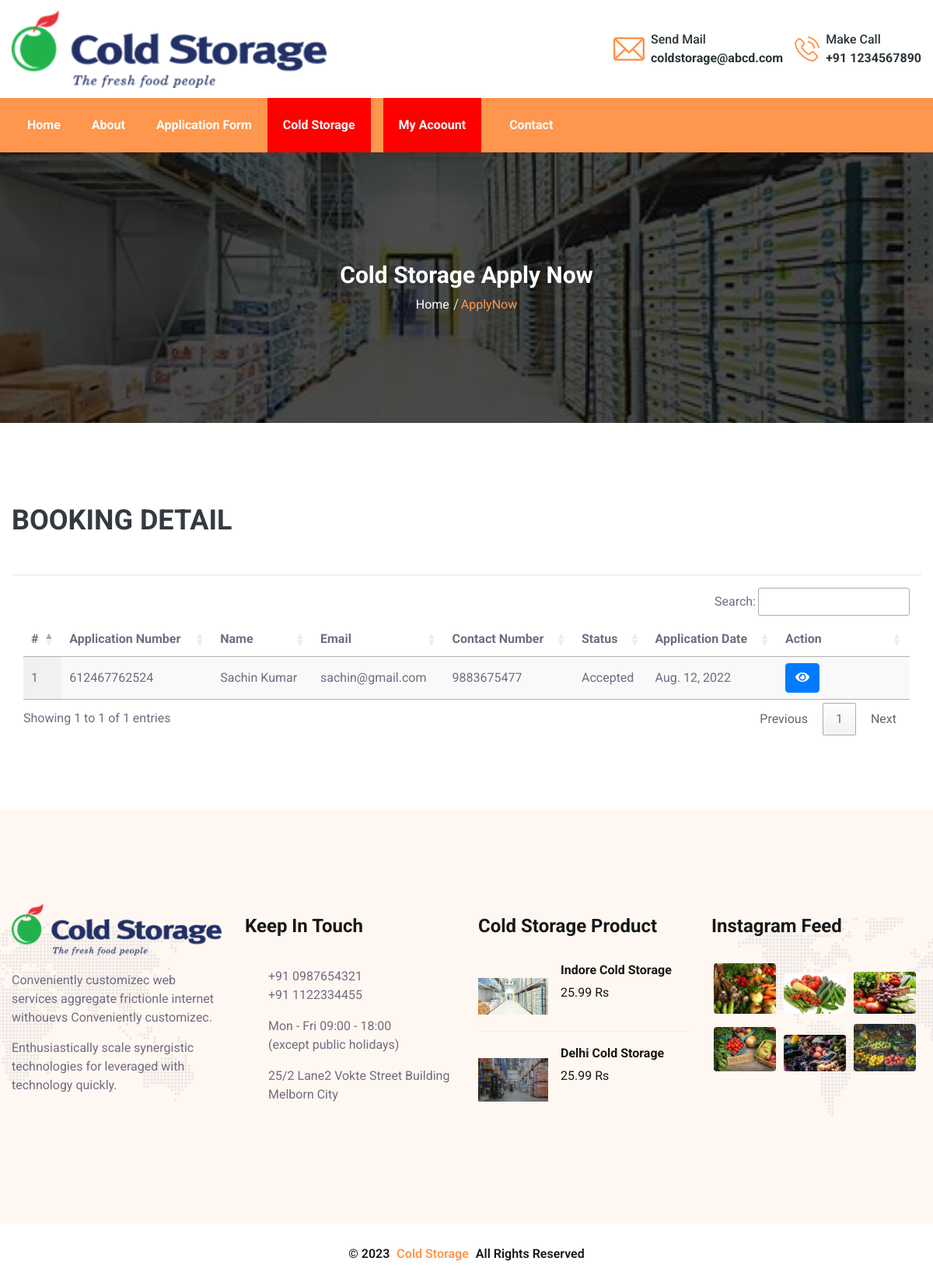
Screenshot of /view_booked_storage/ (signed in) with the database file from the repository.
### ColdStorage/models.py (models this page shows, shortened)
class ApplicationForm(models.Model):
    user = models.ForeignKey(UserProfile, on_delete=models.CASCADE, null=True)
    storage = models.ForeignKey(ColdStorage, on_delete=models.CASCADE, null=True)
    applicationNumber = models.CharField(max_length=100, null=True)
    type = models.CharField(max_length=100, null=True)
    remark = models.CharField(max_length=100, null=True)
    status = models.CharField(max_length=100, null=True)
    fromDate = models.DateField(null=True)
    toDate = models.DateField(null=True)
    remarkDate = models.DateField(null=True)
    applyDate=models.DateField(auto_now=True,null=True)

class UserProfile(models.Model):
    user = models.ForeignKey(User, on_delete=models.CASCADE, null=True)
    contact = models.CharField(max_length=100, null=True)
    address = models.CharField(max_length=100, null=True)
    regDate=models.DateTimeField(auto_now=True,null=True)

### ColdStorage/views.py (the view)
# urls.py: path('view_booked_storage/', view_booked_storage, name='view_booked_storage'),
@login_required(login_url='/login/')
def view_booked_storage(request):
    user=UserProfile.objects.get(user=request.user)
    storage=ApplicationForm.objects.filter(user=user)
    return render(request,'view_booked_storage.html',locals())

### ColdStorage/templates/view_booked_storage.html (shortened to what this page needs)
{% extends 'index.html' %}
{% load static %}
{% block body %}
<section class="page-header bg_img padding-tb">
    <div class="overlay"></div>
    <div class="container">
        <div class="page-header-content-area">
            <h4 class="ph-title">Cold Storage Apply Now</h4>
            <ul class="lab-ul">
                <li><a href="index.html">Home</a></li>
                <li><a class="active">ApplyNow</a></li>
            </ul>
        </div>
    </div>
</section>
<section class="logins py-5">
    <div class="container py-xl-5 py-lg-3">
        <div class="title-section mb-md-5 mb-4">
            <h3 class="w3ls-title text-uppercase text-dark font-weight-bold">Booking Detail</h3>
        </div>
        <hr/>
         <div class="container-fluid">
   <table id="example" class="display nowrap" style="width:100%">
      <thead>
        <tr>
          <th>#</th>
          <th>Application Number</th>
          <th>Name</th>
          <th>Email</th>
          <th>Contact Number</th>
          <th>Status</th>
          <th>Application Date</th>
          <th>Action</th>
        </tr>
      </thead>
      <tbody>
      {% for i in storage %}
        <tr>
          <td>{{forloop.counter}}</td>
          <td>{{i.applicationNumber}}</td>
          <td>{{i.user.user.first_name}} {{i.user.user.last_name}}</td>
          <td>{{i.user.user.email}}</td>
          <td>{{i.user.contact}}</td>
          <td>{{i.status}}</td>
          <td>{{i.applyDate}}</td>
     <td style="width:150px">
                   <a href="{% url 'view_detail_booked_storage' i.id %}" ><button class="btn btn-primary" ><i class="fa fa-eye"></i></button></a>
     </td>
        </tr>
    {% endfor %}
      </tbody>
    </table>
  </div>
    </div>
</section>
{% endblock %}

### rows the page displays
ApplicationForm: applicationNumber "612467762524", user.user.first_name "Sachin", user.user.last_name "Kumar", user.user.email "sachin@gmail.com", user.contact "9883675477", status "Accepted", applyDate "Aug. 12, 2022"
